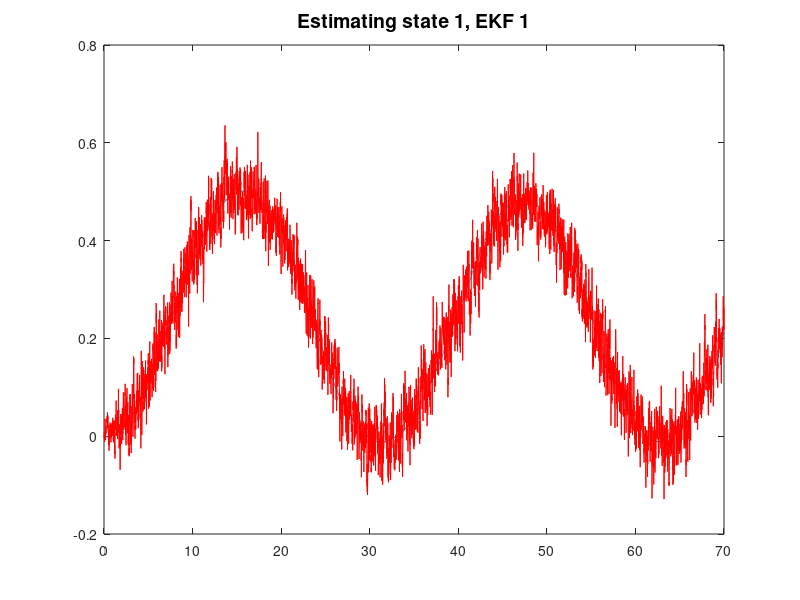
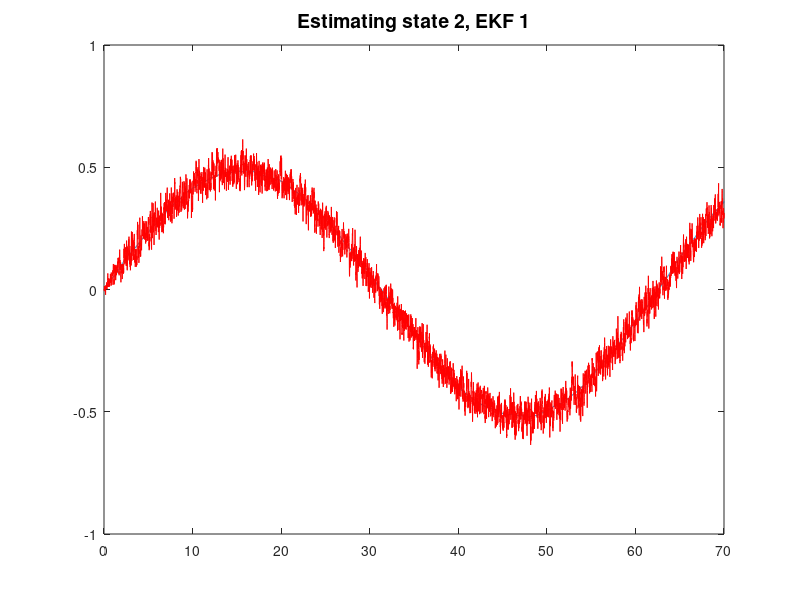
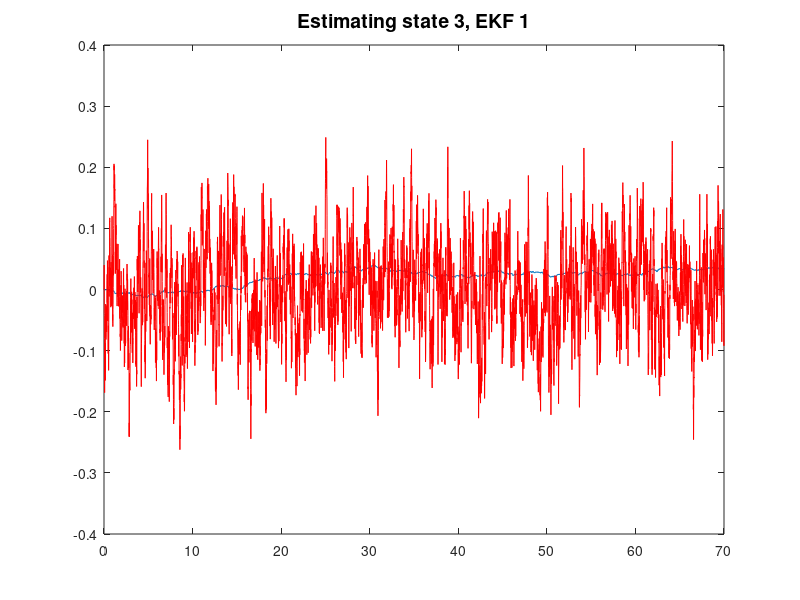
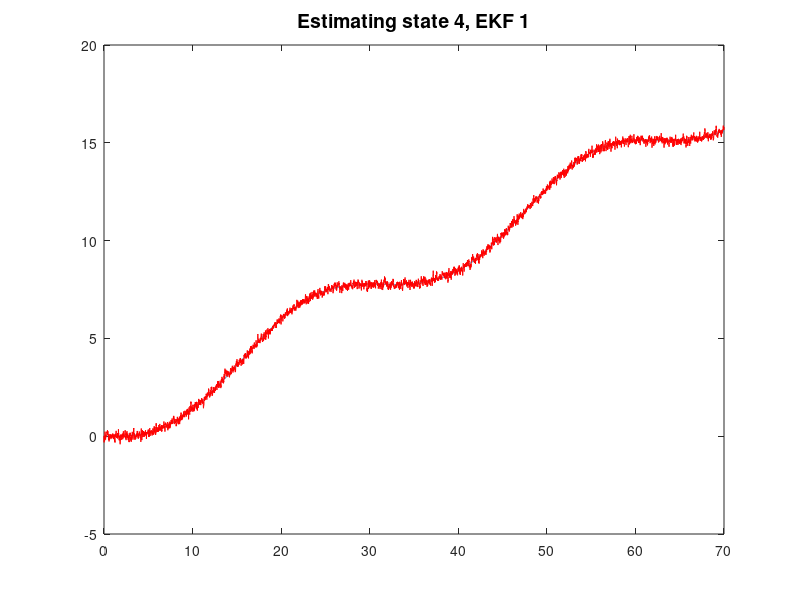

Here is the MATLAB script that generated these plots, in order:
%%%%%%%%%%%%%%%%%%%%%%%%%%%%%%%%%%%%%%%%%%%%%%%%%%
% project_workspace.m
% Author: Andrew Bylard
% Stanford University
% May 2016
%%%%%%%%%%%%%%%%%%%%%%%%%%%%%%%%%%%%%%%%%%%%%%%%%%

clear all; close all; clc;

ns = 6;     % Dimension of state
np = 4;     % Dimension of parameters
m = 6;      % Dimension of measurements
% m = 7;      % Dimension of measurements

% Free-flyer parameters
mf = 10;            % [kg] Mass
rf = 0.15;          % [m] Radius
Jf = 2/5*mf*rf^2;   % [kg*m^2] Moment of inertia
L = 0.05;           % [m] Gripper length

% Grasped object parameters
mo = 10000;            % [kg] Mass
ro = 0.30;          % [m] Radius
Jo = 2/5*mo*ro^2;   % [kg*m^2] Moment of inertia
Rcm = rf+L+ro;      % [m] Distance between centers of mass
alpha = 0;          % [rad] Object center of mass offset

mo_min = 0.1;
Jo_min = 0.05;
Rcm_min = rf+L;

mtot = mf+mo;       % [kg] Total mass
Jtot = Jf+Jo;       % [kg*m^2] Summed moments of inertia
J1 = Jtot*mtot+mf*mo*Rcm^2;     % [kg^2*m^2] Common expression

T = 70;
dt = 0.01;
Nsteps = T/dt;
t = 0:dt:T;

xs0 = zeros(ns, 1);
xs = zeros(ns, Nsteps+1);
xs(:,1) = xs0;
R = diag([0.1*ones(3,1); 0.1*ones(3,1)]);

%% State EKF 1 Setup
x1s0 = xs0;
Q1s = diag([0.001*ones(3,1); 0.01*ones(3,1)]);
mu1s0 = x1s0;
Sigma1s0 = 0.1*eye(ns);
    
mu1s_up = zeros(ns, Nsteps+1);
mu1s_pr = zeros(ns, Nsteps+1);
Sigma1s_up = zeros(ns,ns,Nsteps+1);
Sigma1s_pr = zeros(ns,ns,Nsteps+1);
mu1s_up(:,1) = mu1s0;
mu1s_pr(:,1) = mu1s0;
Sigma1s_up(:,:,1) = Sigma1s0;
Sigma1s_pr(:,:,1) = Sigma1s0;
y1s_up = zeros(m,Nsteps+1);

A1st = zeros(ns,ns);
C1st = zeros(m,ns);

%% State EKF 2 Setup
x2s0 = xs0;
Q2s = diag([0.001*ones(3,1); 0.01*ones(3,1)]);
mu2s0 = x2s0;
Sigma2s0 = 0.1*eye(ns);
    
mu2s_up = zeros(ns, Nsteps+1);
mu2s_pr = zeros(ns, Nsteps+1);
Sigma2s_up = zeros(ns,ns,Nsteps+1);
Sigma2s_pr = zeros(ns,ns,Nsteps+1);
mu2s_up(:,1) = mu2s0;
mu2s_pr(:,1) = mu2s0;
Sigma2s_up(:,:,1) = Sigma2s0;
Sigma2s_pr(:,:,1) = Sigma2s0;
y2s_up = zeros(m,Nsteps+1);

A2st = zeros(ns,ns);
C2st = zeros(m,ns);

%% Parameter EKF Setup
xp0 = [mo
       Jo
       Rcm
       0];
Qp = diag([0.05*ones(4,1)]);
mup0 = [mf
       Jf
       rf+L
       0];
mup0 = xp0;
Sigmap0 = 0.9*eye(np);
    
mup_up = zeros(np, Nsteps+1);
mup_pr = zeros(np, Nsteps+1);
Sigmap_up = zeros(np,np,Nsteps+1);
Sigmap_pr = zeros(np,np,Nsteps+1);
mup_up(:,1) = mup0;
mup_pr(:,1) = mup0;
Sigmap_up(:,:,1) = Sigmap0;
Sigmap_pr(:,:,1) = Sigmap0;
xp = zeros(np, Nsteps+1);
xp(:,1) = xp0;
yp_up = zeros(m,Nsteps+1);

Apt = zeros(np,np);
Cpt = zeros(m,np);

y = zeros(m,Nsteps+1);

%% Model Identification Setup
twindow = 100;
mtest = zeros(2,Nsteps+1);
m1_conf = zeros(Nsteps+1,1);
m2_conf = zeros(Nsteps+1,1);

%% Dual EKF
for i = 1:Nsteps
    % Parameter estimation flag
    dekf_on = 0;
    model = 1;
    
    % Input
    a = 0.5;
    Fx = a*sin(t(i)/5);
    Fy = a*cos(t(i)/10);
    tau = a*cos(t(i)/7);
    
    % Predict next state (EKF 1)
    mu_pxd = mu1s_up(1,i); mu_pyd = mu1s_up(2,i); mu_thd = mu1s_up(3,i); mu_px = mu1s_up(4,i); mu_py = mu1s_up(5,i); mu_th = mu1s_up(6,i);
    mu1s_pr(:,i+1) = [mu_pxd+dt*Fx/mf
                      mu_pyd+dt*Fy/mf
                      mu_thd+dt*tau/J1
                      mu_px+dt*mu_pxd
                      mu_py+dt*mu_pyd
                      mu_th+dt*mu_thd];
    A1st = [eye(3)    zeros(3)
            dt*eye(3) eye(3)  ];
    Sigma1s_pr(:,:,i+1) = A1st*Sigma1s_up(:,:,i)*A1st'+Q1s;
    
    % Predict parameters (EKF 2)
    mu_pxd = mu2s_up(1,i); mu_pyd = mu2s_up(2,i); mu_thd = mu2s_up(3,i); mu_px = mu2s_up(4,i); mu_py = mu2s_up(5,i); mu_th = mu2s_up(6,i);
    mu_mo = mup_up(1,i); mu_jo = mup_up(2,i); mu_rcm = mup_up(3,i); mu_alp = mup_up(4,i);
    cta = cos(mu_th+mu_alp); sta = sin(mu_th+mu_alp); c2ta = cos(mu_th+mu_alp);
    mu_mtot = mf+mu_mo;
    mu_Jtot = Jf+mu_jo;
    mu_J1 = mu_Jtot*mu_mtot+mf*mu_mo*mu_rcm^2;
    mu_J2 = mu_Jtot*mu_mtot-mf*mu_mo*mu_rcm^2;
    if dekf_on
        mup_pr(:,i+1) = mup_up(:,i);
        Apt(1,1) = dt*((-Fx+mf*mu_rcm*mu_thd^2*cta)/mu_mtot^2+mu_Jtot*mf*mu_rcm*tau*sta/mu_J1^2+mf*mu_mo*mu_rcm^2*(mu_J1+mu_Jtot*mu_mtot)*sta*(Fy*cta+Fx*sta)/(mu_mtot^2*mu_J1^2));
        Apt(2,1) = dt*((-Fy+mf*mu_rcm*mu_thd^2*sta)/mu_mtot^2-mu_Jtot*mf*mu_rcm*tau*cta/mu_J1^2-mf*mu_mo*mu_rcm^2*(mu_J1+mu_Jtot*mu_mtot)*cta*(Fy*cta+Fx*sta)/(mu_mtot^2*mu_J1^2));
        Apt(1,2) = -dt*mu_mo*mu_rcm*sta/mu_J1^2*(mu_mtot*tau+mu_mo*mu_rcm*(Fy*cta+Fx*sta));
        Apt(2,2) = -dt*mu_mo*mu_rcm*cta/mu_J1^2*(mu_mtot*tau+mu_mo*mu_rcm*(Fy*cta+Fx*sta));
        Apt(1,3) = dt*mu_mo*( (mu_J2*tau+2*Fx*mu_Jtot*mu_mo*mu_rcm*sta)*sta/mu_J1^2+(mu_thd^2+2*Fy*mu_Jtot*mu_mtot*mu_mo*mu_rcm*sta/mu_J1^2)*cta/mu_mtot);
        Apt(2,3) = dt*mu_mo*(-(mu_J2*tau+2*Fx*mu_Jtot*mu_mo*mu_rcm*sta)*cta/mu_J1^2+(mu_thd^2*sta+2*Fy*mu_Jtot*mu_mtot*mu_mo*mu_rcm*cta^2/mu_J1^2)/mu_mtot);
        Apt(1,4) = -dt*mu_mo*mu_rcm/(mu_mtot*mu_J1)*(-Fy*mu_mo*mu_rcm*c2ta+mu_J1*mu_thd^2*sta-(mu_mtot*tau+2*Fx*mu_mo*mu_rcm*sta)*cta);
        Apt(2,4) =  dt*mu_mo*mu_rcm/(mu_mtot*mu_J1)*(-Fx*mu_mo*mu_rcm*c2ta+mu_J1*mu_thd^2*cta+(mu_mtot*tau+2*Fx*mu_mo*mu_rcm*cta)*sta);
        Apt(3,1) = -dt*mf*mu_rcm/mu_J1^2*(mf*mu_rcm*tau-Fy*mu_Jtot*cta-Fx*mu_Jtot*sta);
        Apt(3,2) = -dt*mu_mtot/mu_J1^2*(mu_mtot*tau+mu_mo*mu_rcm*(Fy*cta+Fx*sta));
        Apt(3,3) = dt*mu_mo/mu_J1^2*(mu_J1*(Fy*cta+Fx*sta)-2*mf*mu_rcm*(mu_mtot*tau+mu_mo*mu_rcm*(Fy*cta+Fx*sta)));
        Apt(3,4) = dt*mu_mo*mu_rcm/mu_J1*(Fx*cta-Fy*sta);
        Sigmap_pr(:,:,i+1) = Apt*Sigmap_up(:,:,i)*Apt'+Qp;

        mup_pr(1,i+1) = max(mo_min, mup_pr(1,i+1));
        mup_pr(2,i+1) = max(Jo_min, mup_pr(2,i+1));
        mup_pr(3,i+1) = max(Rcm_min, mup_pr(3,i+1));
%         mup_pr(4,i+1) = 0;
    else
        mup_pr(1,i+1) = mo;
        mup_pr(2,i+1) = Jo;
        mup_pr(3,i+1) = Rcm;
        mup_pr(4,i+1) = alpha;
    end
    
    % Predict next state (EKF 2)
    mu2s_pr(:,i+1) = [mu_pxd+dt*(Fx/mu_mtot+mu_mo*mu_rcm*mu_thd^2*cta/mu_mtot+mu_mo*mu_rcm*tau*sta/mu_J1+mu_mo^2*mu_rcm^2*(Fy*cta*sta+Fx*sta^2)/(mu_mtot*mu_J1))
                     mu_pyd+dt*(Fy/mu_mtot+mu_mo*mu_rcm*mu_thd^2*sta/mu_mtot-mu_mo*mu_rcm*tau*cta/mu_J1-mu_mo^2*mu_rcm^2*(Fx*cta*sta+Fy*cta^2)/(mu_mtot*mu_J1))
                     mu_thd+dt*(mu_mtot*tau+mu_mo*mu_rcm*(Fy*cta+Fx*sta))/mu_J1
                     mu_px+dt*mu_pxd
                     mu_py+dt*mu_pyd
                     mu_th+dt*mu_thd];
    A2st = eye(ns);
    A2st(1,3) = 2*dt/mu_mtot*mu_mo*mu_rcm*mu_thd*cta;
    A2st(2,3) = 2*dt/mu_mtot*mu_mo*mu_rcm*mu_thd*sta;
    A2st(1,6) = -dt*mu_mo*mu_rcm*(-Fy*mu_mo*mu_rcm*cos(2*(mu_th+mu_alp))+mu_J1*mu_thd^2*sta-cta*(mu_mtot*tau+2*Fx*mu_mo*mu_rcm*sta))/(mu_mtot*mu_J1);
    A2st(2,6) =  dt*mu_mo*mu_rcm*(-Fx*mu_mo*mu_rcm*cos(2*(mu_th+mu_alp))+mu_J1*mu_thd^2*sta+sta*(mu_mtot*tau+2*Fy*mu_mo*mu_rcm*cta))/(mu_mtot*mu_J1);    
    A2st(3,6) =  dt*mu_mo*mu_rcm/mu_J1*(Fx*cta-Fy*sta);
    Sigma2s_pr(:,:,i+1) = A2st*Sigma2s_up(:,:,i)*A2st'+Q2s;
    
    % Simulate the free-flyer
    pxd = xs(1,i); pyd = xs(2,i); thd = xs(3,i); px = xs(4,i); py = xs(5,i); th = xs(6,i);
    xp(:,i+1) = xp0;
    if model == 1
        xs(:,i+1) = [pxd+dt*Fx/mf
                     pyd+dt*Fy/mf
                     thd+dt*tau/J1
                     px+dt*pxd
                     py+dt*pyd
                     th+dt*thd] + mvnrnd(zeros(ns,1),Q1s*dt^2)';
    else
        cta = cos(th+alpha); sta = sin(th+alpha);
        xs(:,i+1) = [pxd+dt*(Fx/mtot+mo*Rcm*thd^2*cta/mtot+mo*Rcm*tau*sta/J1+mo^2*Rcm^2*(Fy*cta*sta+Fx*sta^2)/(mtot*J1))
                     pyd+dt*(Fy/mtot+mo*Rcm*thd^2*sta/mtot-mo*Rcm*tau*cta/J1-mo^2*Rcm^2*(Fx*cta*sta+Fy*cta^2)/(mtot*J1))
                     thd+dt*(mtot*tau+mo*Rcm*(Fy*cta+Fx*sta))/J1
                     px+dt*pxd
                     py+dt*pyd
                     th+dt*thd] + mvnrnd(zeros(ns,1),Q2s*dt^2)';
    end
            
    % Take measurement
    pxd = xs(1,i+1); pyd = xs(2,i+1); thd = xs(3,i+1); px = xs(4,i+1); py = xs(5,i+1); th = xs(6,i+1);
    if model == 1
        y(:,i+1) = [px
                    py
                    th
                    Fx/mf
                    Fy/mf
                    tau/J1] + mvnrnd(zeros(m,1),R)';
    else
        cta = cos(th+alpha); sta = sin(th+alpha);
        y(:,i+1) = [px
                    py
                    th
                    Fx/mtot+mo*Rcm*thd^2*cta/mtot+mo*Rcm*tau*sta/J1+mo^2*Rcm^2*(Fy*cta*sta+Fx*sta^2)/(mtot*J1)
                    Fy/mtot+mo*Rcm*thd^2*sta/mtot-mo*Rcm*tau*cta/J1-mo^2*Rcm^2*(Fx*cta*sta+Fy*cta^2)/(mtot*J1)
                    thd] + mvnrnd(zeros(m,1),R)';
%                     (mtot*tau+mo*Rcm*(Fy*cta+Fx*sta))/J1] + mvnrnd(zeros(m,1),R)';
    end
    
    % Update state estimates (EKF 1)
    C1st(1,4) = 1; C1st(2,5) = 1; C1st(3,6) = 1; C1st(6,3) = 1;
    mu1s_up(:,i+1) = mu1s_pr(:,i+1)+Sigma1s_pr(:,:,i+1)*C1st'*inv(C1st*Sigma1s_pr(:,:,i+1)*C1st'+R)*(y(:,i+1)-C1st*mu1s_pr(:,i+1));
    Sigma1s_up(:,:,i+1) = Sigma1s_pr(:,:,i+1)-Sigma1s_pr(:,:,i+1)*C1st'*inv(C1st*Sigma1s_pr(:,:,i+1)*C1st'+R)*C1st*Sigma1s_pr(:,:,i+1);
    
    % Update parameter estimates (EKF 2)
    mu_pxd = mu2s_pr(1,i+1); mu_pyd = mu2s_pr(2,i+1); mu_thd = mu2s_pr(3,i+1); mu_px = mu2s_pr(4,i+1); mu_py = mu2s_pr(5,i+1); mu_th = mu2s_pr(6,i+1);
    mu_mo = mup_pr(1,i+1); mu_jo = mup_pr(2,i+1); mu_rcm = mup_pr(3,i+1); mu_alp = mup_pr(4,i+1);
    cta = cos(mu_th+mu_alp); sta = sin(mu_th+mu_alp); c2ta = cos(mu_th+mu_alp);
    mu_mtot = mf+mu_mo;
    mu_Jtot = Jf+mu_jo;
    mu_J1 = mu_Jtot*mu_mtot+mf*mu_mo*mu_rcm^2;
    if dekf_on
        Cpt(4,1) = ((-Fx+mf*mu_rcm*mu_thd^2*cta)/mu_mtot^2+mu_Jtot*mf*mu_rcm*tau*sta/mu_J1^2+mf*mu_mo*mu_rcm^2*(mu_J1+mu_Jtot*mu_mtot)*sta*(Fy*cta+Fx*sta)/(mu_mtot^2*mu_J1^2));
        Cpt(5,1) = ((-Fy+mf*mu_rcm*mu_thd^2*sta)/mu_mtot^2-mu_Jtot*mf*mu_rcm*tau*cta/mu_J1^2-mf*mu_mo*mu_rcm^2*(mu_J1+mu_Jtot*mu_mtot)*cta*(Fy*cta+Fx*sta)/(mu_mtot^2*mu_J1^2));
        Cpt(4,2) = -mu_mo*mu_rcm*sta/mu_J1^2*(mu_mtot*tau+mu_mo*mu_rcm*(Fy*cta+Fx*sta));
        Cpt(5,2) = -mu_mo*mu_rcm*cta/mu_J1^2*(mu_mtot*tau+mu_mo*mu_rcm*(Fy*cta+Fx*sta));
        Cpt(4,3) = mu_mo*( (mu_J2*tau+2*Fx*mu_Jtot*mu_mo*mu_rcm*sta)*sta/mu_J1^2+(mu_thd^2+2*Fy*mu_Jtot*mu_mtot*mu_mo*mu_rcm*sta/mu_J1^2)*cta/mu_mtot);
        Cpt(5,3) = mu_mo*(-(mu_J2*tau+2*Fx*mu_Jtot*mu_mo*mu_rcm*sta)*cta/mu_J1^2+(mu_thd^2*sta+2*Fy*mu_Jtot*mu_mtot*mu_mo*mu_rcm*cta^2/mu_J1^2)/mu_mtot);
        Cpt(4,4) = -mu_mo*mu_rcm/(mu_mtot*mu_J1)*(-Fy*mu_mo*mu_rcm*c2ta+mu_J1*mu_thd^2*sta-(mu_mtot*tau+2*Fx*mu_mo*mu_rcm*sta)*cta);
        Cpt(5,4) =  mu_mo*mu_rcm/(mu_mtot*mu_J1)*(-Fx*mu_mo*mu_rcm*c2ta+mu_J1*mu_thd^2*cta+(mu_mtot*tau+2*Fx*mu_mo*mu_rcm*cta)*sta);
%         Cpt(7,1) = -mf*mu_rcm/mu_J1^2*(mf*mu_rcm*tau-Fy*mu_Jtot*cta-Fx*mu_Jtot*sta);
%         Cpt(7,2) = -mu_mtot/mu_J1^2*(mu_mtot*tau+mu_mo*mu_rcm*(Fy*cta+Fx*sta));
%         Cpt(7,3) = mu_mo/mu_J1^2*(mu_J1*(Fy*cta+Fx*sta)-2*mf*mu_rcm*(mu_mtot*tau+mu_mo*mu_rcm*(Fy*cta+Fx*sta)));
%         Cpt(7,4) = mu_mo*mu_rcm/mu_J1*(Fx*cta-Fy*sta);
        C2st(1,4) = 1; C2st(2,5) = 1; C2st(3,6) = 1; C2st(6,3) = 1;
        C2st(4,6) = -mu_mo*mu_rcm*(-Fy*mu_mo*mu_rcm*cos(2*(mu_th+mu_alp))+mu_J1*mu_thd^2*sta-cta*(mu_mtot*tau+2*Fx*mu_mo*mu_rcm*sta))/(mu_mtot*mu_J1);
        C2st(5,6) =  mu_mo*mu_rcm*(-Fx*mu_mo*mu_rcm*cos(2*(mu_th+mu_alp))+mu_J1*mu_thd^2*sta+sta*(mu_mtot*tau+2*Fy*mu_mo*mu_rcm*cta))/(mu_mtot*mu_J1);
%         Cst(7,6) =  mu_mo*mu_rcm/mu_J1*(Fx*cta-Fy*sta);
        mup_up(:,i+1) = mup_pr(:,i+1)+Sigmap_pr(:,:,i+1)*Cpt'*inv(Cpt*Sigmap_pr(:,:,i+1)*Cpt'+R)*(y(:,i+1)-[C2st Cpt]*[mu2s_pr(:,i+1); mup_pr(:,i+1)]);
        if i > 463
            i;
        end
        Sigmap_up(:,:,i+1) = Sigmap_pr(:,:,i+1)-Sigmap_pr(:,:,i+1)*Cpt'*inv(Cpt*Sigmap_pr(:,:,i+1)*Cpt'+R)*Cpt*Sigmap_pr(:,:,i+1);

        mup_up(1,i+1) = max(mo_min, mup_up(1,i+1));
        mup_up(2,i+1) = max(Jo_min, mup_up(2,i+1));
        mup_up(3,i+1) = max(Rcm_min, mup_up(3,i+1));
%         mup_up(4,i+1) = 0;
    else
        mup_up(1,i+1) = mo;
        mup_up(2,i+1) = Jo;
        mup_up(3,i+1) = Rcm;
        mup_up(4,i+1) = alpha;
    end
    
    % Update state estimates (EKF 2)
    mu_mo = mup_up(1,i+1); mu_jo = mup_up(2,i+1); mu_rcm = mup_up(3,i+1); mu_alp = mup_up(4,i+1);
    cta = cos(mu_th+mu_alp); sta = sin(mu_th+mu_alp); c2ta = cos(mu_th+mu_alp);
    mu_mtot = mf+mu_mo;
    mu_Jtot = Jf+mu_jo;
    mu_J1 = mu_Jtot*mu_mtot+mf*mu_mo*mu_rcm^2;
    
    C2st(1,4) = 1; C2st(2,5) = 1; C2st(3,6) = 1; C2st(6,3) = 1;
    C2st(4,6) = -mu_mo*mu_rcm*(-Fy*mu_mo*mu_rcm*cos(2*(mu_th+mu_alp))+mu_J1*mu_thd^2*sta-cta*(mu_mtot*tau+2*Fx*mu_mo*mu_rcm*sta))/(mu_mtot*mu_J1);
    C2st(5,6) =  mu_mo*mu_rcm*(-Fx*mu_mo*mu_rcm*cos(2*(mu_th+mu_alp))+mu_J1*mu_thd^2*sta+sta*(mu_mtot*tau+2*Fy*mu_mo*mu_rcm*cta))/(mu_mtot*mu_J1);
%     Cst(7,6) =  mu_mo*mu_rcm/mu_J1*(Fx*cta-Fy*sta);
    mu2s_up(:,i+1) = mu2s_pr(:,i+1)+Sigma2s_pr(:,:,i+1)*C2st'*inv(C2st*Sigma2s_pr(:,:,i+1)*C2st'+R)*(y(:,i+1)-C2st*mu2s_pr(:,i+1));
    Sigma2s_up(:,:,i+1) = Sigma2s_pr(:,:,i+1)-Sigma2s_pr(:,:,i+1)*C2st'*inv(C2st*Sigma2s_pr(:,:,i+1)*C2st'+R)*C2st*Sigma2s_pr(:,:,i+1);
    
    % Predict measurement (EKF 1)
    mu_pxd = mu1s_up(1,i+1); mu_pyd = mu1s_up(2,i+1); mu_thd = mu1s_up(3,i+1); mu_px = mu1s_up(4,i+1); mu_py = mu1s_up(5,i+1); mu_th = mu1s_up(6,i+1);
    y1s_up(:,i+1) = [mu_px
                     mu_py
                     mu_th
                     Fx/mf
                     Fy/mf
                     mu_thd];
    
    % Predict measurement (EKF 2)
    mu_pxd = mu2s_up(1,i+1); mu_pyd = mu2s_up(2,i+1); mu_thd = mu2s_up(3,i+1); mu_px = mu2s_up(4,i+1); mu_py = mu2s_up(5,i+1); mu_th = mu2s_up(6,i+1);
    cta = cos(mu_th+mu_alp); sta = sin(mu_th+mu_alp); c2ta = cos(mu_th+mu_alp);
    y2s_up(:,i+1) = [mu_px
                     mu_py
                     mu_th
                     Fx/mu_mtot+mu_mo*mu_rcm*mu_thd^2*cta/mu_mtot+mu_mo*mu_rcm*tau*sta/mu_J1+mu_mo^2*mu_rcm^2*(Fy*cta*sta+Fx*sta^2)/(mu_mtot*mu_J1)
                     Fy/mu_mtot+mu_mo*mu_rcm*mu_thd^2*sta/mu_mtot-mu_mo*mu_rcm*tau*cta/mu_J1-mu_mo^2*mu_rcm^2*(Fx*cta*sta+Fy*cta^2)/(mu_mtot*mu_J1)
                     mu_thd];
%                     (mu_mtot*tau+mu_mo*mu_rcm*(Fy*cta+Fx*sta))/mu_J1];

    % Check measurement probabilities
%     mu1 = mu1s_up(3:6,i+1);
%     Sigma1 = Sigma1s_up(3:6,3:6,i+1)+;
%     p1 = mvnpdf(y(:,i+1),mu1s_up(:,i+1),Sigma1s_up(:,:,i+1));
%     p2 = mvnpdf(y(:,i+1),mu2s_up(:,i+1),Sigma2s_up(:,:,i+1));
    p1 = mvnpdf(y(:,i+1),C1st*mu1s_pr(:,i+1),C1st*Sigma1s_pr(:,:,i+1)*C1st'+R);
    p2 = mvnpdf(y(:,i+1),C2st*mu2s_pr(:,i+1),C2st*Sigma2s_pr(:,:,i+1)*C2st'+R);
    if p1 > p2
        mtest(1,i+1) = 1;
    else
        mtest(2,i+1) = 1;
    end
    if i > twindow
        beta_a = sum(mtest(1,(i+1)-twindow+1:i+1));
        beta_b = sum(mtest(2,(i+1)-twindow+1:i+1));
        m1_conf(i+1) = beta_a/(beta_a+beta_b);
        m2_conf(i+1) = 1-m1_conf(i+1);
    end
    
    
end

for i = 1:ns
    figure
    plot(t,xs(i,:)); hold on
    plot(t,mu1s_up(i,:),'r')
    title(['Estimating state ' num2str(i), ', EKF 1'],'fontsize',14)
end

for i = 1:ns
    figure
    plot(t,y(i,:)); hold on
    plot(t,y1s_up(i,:),'r')
    title(['Estimating measurement ' num2str(i), ', EKF 1'],'fontsize',14)
end

for i = 1:ns
    figure
    plot(t,xs(i,:)); hold on
    plot(t,mu2s_up(i,:),'r')
    title(['Estimating state ' num2str(i), ', EKF 2'],'fontsize',14)
end

for i = 1:ns
    figure
    plot(t,y(i,:)); hold on
    plot(t,y2s_up(i,:),'r')
    title(['Estimating measurement ' num2str(i), ', EKF 2'],'fontsize',14)
end

if dekf_on
    for i = 1:np
        figure
        plot(t,xp(i,:)); hold on
        plot(t,mup_up(i,:),'r')
        title(['Estimating parameter ' num2str(i)],'fontsize',14)
    end
end

figure
plot(t,m1_conf)